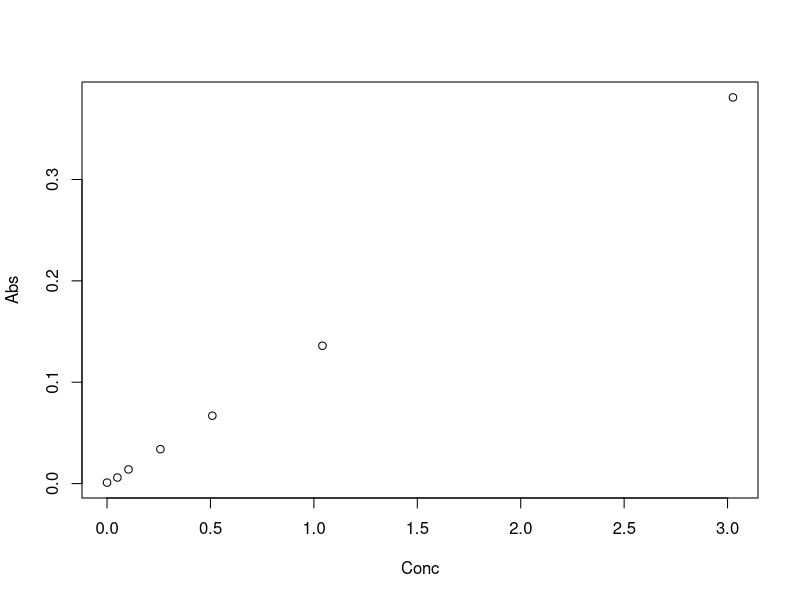
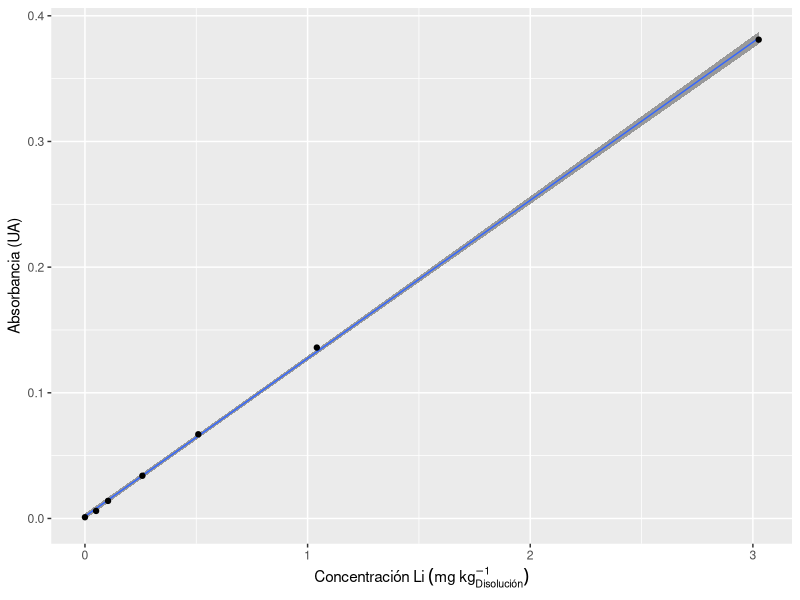

R code for these plots, in order:
library(ggplot2)
cStock<-109.0*0.187872*0.99/0.1004535
cStock1_20 <- cStock * 5.0167/100.0724
mStock<-c(0,0.1481,0.3082,0.7588,1.4906,3.0976,8.9740, 18.0127, 24.9839)
mFinal<-c(30, 29.9188, 30.0320, 29.7629, 29.6242, 30.0918, 30.0026, 30.0732, 30.1446)

ConcCurva <- mStock *cStock1_20 / mFinal
AbsCurva <- c(0.001,0.006,0.014,0.034,0.067,0.136,0.381,0.695,0.875)

#sdAbsCurva <-c()
Curva<-data.frame(Conc=ConcCurva[1:7], Abs=AbsCurva[1:7])

summary(lm(Abs~Conc, data=data.frame(Conc=ConcCurva, Abs=AbsCurva)))
summary(lm(Abs~Conc, data=data.frame(Conc=ConcCurva[1:8], Abs=AbsCurva[1:8])))
summary(lm(Abs~Conc, data=data.frame(Conc=ConcCurva[1:7], Abs=AbsCurva[1:7])))



plot(Curva)
ggplot(data=Curva, aes(x=Conc,y=Abs)) + geom_smooth(method='lm',alpha=0.999,size=0.5) +
  geom_point() +
  labs(x=expression(Concentración~Li~(mg~kg[Disolución]^-1)), y="Absorbancia (UA)")

CurvaEq <- (lm(Abs~Conc, data=Curva))
summary(CurvaEq)

L_1_2_1<-(0.426-CurvaEq$coefficients[[1]])/CurvaEq$coefficients[[2]] * 5.2454 / 0.9887
L_1_2_2<-(0.230-CurvaEq$coefficients[[1]])/CurvaEq$coefficients[[2]] * 4.9782 / 0.4947
L_1_2_3<-(0.220-CurvaEq$coefficients[[1]])/CurvaEq$coefficients[[2]] * 5.2368 / 0.4935
mean(c(L_1_2_1, L_1_2_2, L_1_2_3))

dilFaseExtrac_1<-c(0.4921/5.6475, 0.4962/5.1061, 0.4950/5.0402, 0.4959/5.1000, 0.5140/5.1138)
AbsFaseExtrac_1<-c(0.199, 0.221, 0.225, 0.221, 0.209)
ConcFaseExtrac_1<-(AbsFaseExtrac_1-CurvaEq$coefficients[1])/CurvaEq$coefficients[2]/dilFaseExtrac_1
C_0 <- mean(c(L_1_2_1, L_1_2_2, L_1_2_3))
masasdisextrac <- c(20.0062, 20.0350, 20.0167, 20.0377, 20.0110)
AmountLiext <- masasdisextrac*(ConcFaseExtrac_1-C_0)

sd(c(L_1_2_1, L_1_2_2, L_1_2_3))-ConcFaseExtrac_1


ConcFaseRec_1<-(c(0.003, 0.002, 0.003, 0.009, 0.173)-CurvaEq$coefficients[1])/CurvaEq$coefficients[2]
masaFaseRec<-c(29.4476-14.5089, 29.7457-14.7796, 29.4241-14.4962, 29.6591-14.7917, 29.5410-14.6778)
ConcFaseRec_1*masaFaseRec # En microgramos
